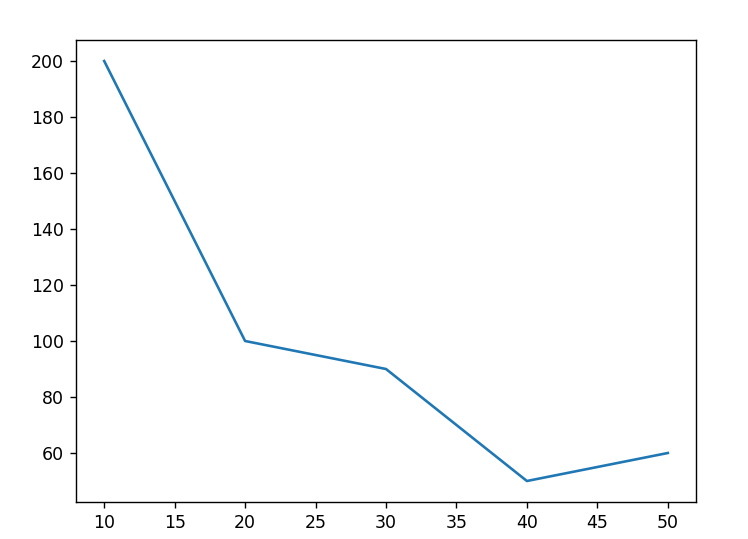

Write Python code to recreate this figure.
import matplotlib.pyplot as plt
import numpy as np

xpoints=np.array([10,20,30,40,50])
ypoints=np.array([200,100,90,50,60])

plt.plot(xpoints,ypoints)
plt.show()
